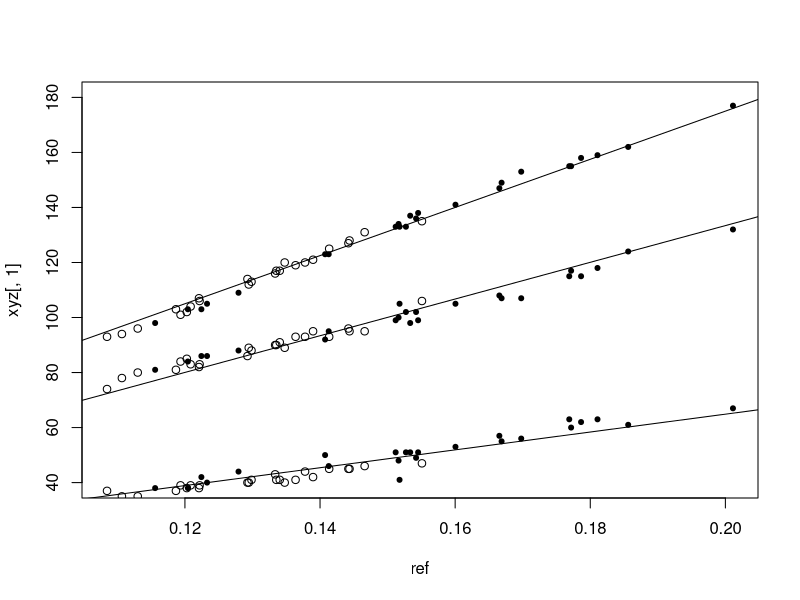

Generate this figure with R:
library(ade4)


### Name: tortues
### Title: Morphological Study of the Painted Turtle
### Aliases: tortues
### Keywords: datasets

### ** Examples

data(tortues)
xyz <- as.matrix(tortues[, 1:3])
ref <- -svd(xyz)$u[, 1]
pch0 <- c(1, 20)[as.numeric(tortues$sexe)]
plot(ref, xyz[, 1], ylim = c(40, 180), pch = pch0)
abline(lm(xyz[, 1] ~ -1 + ref))
points(ref,xyz[, 2], pch = pch0)
abline(lm(xyz[, 2] ~ -1 + ref))
points(ref,xyz[, 3], pch = pch0)
abline(lm(xyz[, 3] ~ -1 + ref))
